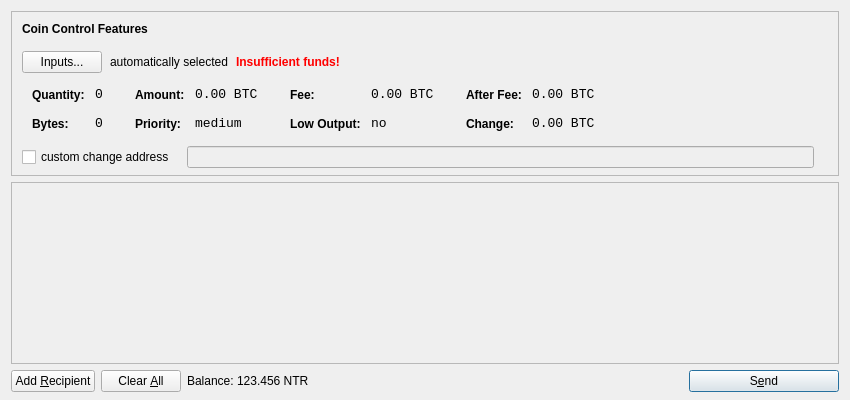
<?xml version="1.0" encoding="UTF-8"?>
<ui version="4.0">
 <class>SendCoinsDialog</class>
 <widget class="QDialog" name="SendCoinsDialog">
  <property name="geometry">
   <rect>
    <x>0</x>
    <y>0</y>
    <width>850</width>
    <height>400</height>
   </rect>
  </property>
  <property name="windowTitle">
   <string>Send Coins</string>
  </property>
  <layout class="QVBoxLayout" name="verticalLayout" stretch="0,1,0">
   <property name="bottomMargin">
    <number>8</number>
   </property>
   <item>
    <widget class="QFrame" name="frameCoinControl">
     <property name="sizePolicy">
      <sizepolicy hsizetype="Expanding" vsizetype="Expanding">
       <horstretch>0</horstretch>
       <verstretch>0</verstretch>
      </sizepolicy>
     </property>
     <property name="maximumSize">
      <size>
       <width>16777215</width>
       <height>16777215</height>
      </size>
     </property>
     <property name="frameShape">
      <enum>QFrame::StyledPanel</enum>
     </property>
     <property name="frameShadow">
      <enum>QFrame::Sunken</enum>
     </property>
     <layout class="QVBoxLayout" name="verticalLayoutCoinControl2">
      <property name="spacing">
       <number>-1</number>
      </property>
      <property name="leftMargin">
       <number>0</number>
      </property>
      <property name="topMargin">
       <number>0</number>
      </property>
      <property name="rightMargin">
       <number>0</number>
      </property>
      <property name="bottomMargin">
       <number>6</number>
      </property>
      <item>
       <layout class="QVBoxLayout" name="verticalLayoutCoinControl" stretch="0,0,0,0,1">
        <property name="spacing">
         <number>0</number>
        </property>
        <property name="leftMargin">
         <number>10</number>
        </property>
        <property name="topMargin">
         <number>10</number>
        </property>
        <item>
         <layout class="QHBoxLayout" name="horizontalLayoutCoinControl1">
          <property name="bottomMargin">
           <number>15</number>
          </property>
          <item>
           <widget class="QLabel" name="labelCoinControlFeatures">
            <property name="sizePolicy">
             <sizepolicy hsizetype="Preferred" vsizetype="Maximum">
              <horstretch>0</horstretch>
              <verstretch>0</verstretch>
             </sizepolicy>
            </property>
            <property name="font">
             <font>
              <weight>75</weight>
              <bold>true</bold>
             </font>
            </property>
            <property name="styleSheet">
             <string notr="true">font-weight:bold;</string>
            </property>
            <property name="text">
             <string>Coin Control Features</string>
            </property>
           </widget>
          </item>
         </layout>
        </item>
        <item>
         <layout class="QHBoxLayout" name="horizontalLayoutCoinControl2" stretch="0,0,0,0">
          <property name="spacing">
           <number>8</number>
          </property>
          <property name="bottomMargin">
           <number>10</number>
          </property>
          <item>
           <widget class="QPushButton" name="pushButtonCoinControl">
            <property name="styleSheet">
             <string notr="true"/>
            </property>
            <property name="text">
             <string>Inputs...</string>
            </property>
           </widget>
          </item>
          <item>
           <widget class="QLabel" name="labelCoinControlAutomaticallySelected">
            <property name="text">
             <string>automatically selected</string>
            </property>
            <property name="margin">
             <number>5</number>
            </property>
           </widget>
          </item>
          <item>
           <widget class="QLabel" name="labelCoinControlInsuffFunds">
            <property name="font">
             <font>
              <weight>75</weight>
              <bold>true</bold>
             </font>
            </property>
            <property name="styleSheet">
             <string notr="true">color:red;font-weight:bold;</string>
            </property>
            <property name="text">
             <string>Insufficient funds!</string>
            </property>
            <property name="margin">
             <number>5</number>
            </property>
           </widget>
          </item>
          <item>
           <spacer name="horizontalSpacerCoinControl">
            <property name="orientation">
             <enum>Qt::Horizontal</enum>
            </property>
            <property name="sizeHint" stdset="0">
             <size>
              <width>40</width>
              <height>1</height>
             </size>
            </property>
           </spacer>
          </item>
         </layout>
        </item>
        <item>
         <widget class="QWidget" name="widgetCoinControl" native="true">
          <property name="sizePolicy">
           <sizepolicy hsizetype="Preferred" vsizetype="Preferred">
            <horstretch>0</horstretch>
            <verstretch>0</verstretch>
           </sizepolicy>
          </property>
          <property name="minimumSize">
           <size>
            <width>0</width>
            <height>0</height>
           </size>
          </property>
          <property name="styleSheet">
           <string notr="true"/>
          </property>
          <layout class="QHBoxLayout" name="horizontalLayoutCoinControl5">
           <property name="margin">
            <number>0</number>
           </property>
           <item>
            <layout class="QHBoxLayout" name="horizontalLayoutCoinControl3" stretch="0,0,0,1">
             <property name="spacing">
              <number>20</number>
             </property>
             <property name="topMargin">
              <number>0</number>
             </property>
             <property name="bottomMargin">
              <number>10</number>
             </property>
             <item>
              <layout class="QFormLayout" name="formLayoutCoinControl1">
               <property name="horizontalSpacing">
                <number>10</number>
               </property>
               <property name="verticalSpacing">
                <number>14</number>
               </property>
               <property name="leftMargin">
                <number>10</number>
               </property>
               <property name="topMargin">
                <number>4</number>
               </property>
               <property name="rightMargin">
                <number>6</number>
               </property>
               <item row="0" column="0">
                <widget class="QLabel" name="labelCoinControlQuantityText">
                 <property name="styleSheet">
                  <string notr="true">font-weight:bold;</string>
                 </property>
                 <property name="text">
                  <string>Quantity:</string>
                 </property>
                 <property name="margin">
                  <number>0</number>
                 </property>
                </widget>
               </item>
               <item row="0" column="1">
                <widget class="QLabel" name="labelCoinControlQuantity">
                 <property name="font">
                  <font>
                   <family>Monospace</family>
                   <pointsize>10</pointsize>
                  </font>
                 </property>
                 <property name="cursor">
                  <cursorShape>IBeamCursor</cursorShape>
                 </property>
                 <property name="contextMenuPolicy">
                  <enum>Qt::ActionsContextMenu</enum>
                 </property>
                 <property name="text">
                  <string notr="true">0</string>
                 </property>
                 <property name="margin">
                  <number>0</number>
                 </property>
                 <property name="textInteractionFlags">
                  <set>Qt::LinksAccessibleByMouse|Qt::TextSelectableByKeyboard|Qt::TextSelectableByMouse</set>
                 </property>
                </widget>
               </item>
               <item row="1" column="0">
                <widget class="QLabel" name="labelCoinControlBytesText">
                 <property name="styleSheet">
                  <string notr="true">font-weight:bold;</string>
                 </property>
                 <property name="text">
                  <string>Bytes:</string>
                 </property>
                </widget>
               </item>
               <item row="1" column="1">
                <widget class="QLabel" name="labelCoinControlBytes">
                 <property name="font">
                  <font>
                   <family>Monospace</family>
                   <pointsize>10</pointsize>
                  </font>
                 </property>
                 <property name="cursor">
                  <cursorShape>IBeamCursor</cursorShape>
                 </property>
                 <property name="contextMenuPolicy">
                  <enum>Qt::ActionsContextMenu</enum>
                 </property>
                 <property name="text">
                  <string notr="true">0</string>
                 </property>
                 <property name="textInteractionFlags">
                  <set>Qt::LinksAccessibleByMouse|Qt::TextSelectableByKeyboard|Qt::TextSelectableByMouse</set>
                 </property>
                </widget>
               </item>
              </layout>
             </item>
             <item>
              <layout class="QFormLayout" name="formLayoutCoinControl2">
               <property name="horizontalSpacing">
                <number>10</number>
               </property>
               <property name="verticalSpacing">
                <number>14</number>
               </property>
               <property name="leftMargin">
                <number>6</number>
               </property>
               <property name="topMargin">
                <number>4</number>
               </property>
               <property name="rightMargin">
                <number>6</number>
               </property>
               <item row="0" column="0">
                <widget class="QLabel" name="labelCoinControlAmountText">
                 <property name="styleSheet">
                  <string notr="true">font-weight:bold;</string>
                 </property>
                 <property name="text">
                  <string>Amount:</string>
                 </property>
                 <property name="margin">
                  <number>0</number>
                 </property>
                </widget>
               </item>
               <item row="0" column="1">
                <widget class="QLabel" name="labelCoinControlAmount">
                 <property name="font">
                  <font>
                   <family>Monospace</family>
                   <pointsize>10</pointsize>
                  </font>
                 </property>
                 <property name="cursor">
                  <cursorShape>IBeamCursor</cursorShape>
                 </property>
                 <property name="contextMenuPolicy">
                  <enum>Qt::ActionsContextMenu</enum>
                 </property>
                 <property name="text">
                  <string notr="true">0.00 BTC</string>
                 </property>
                 <property name="textInteractionFlags">
                  <set>Qt::LinksAccessibleByMouse|Qt::TextSelectableByKeyboard|Qt::TextSelectableByMouse</set>
                 </property>
                </widget>
               </item>
               <item row="1" column="0">
                <widget class="QLabel" name="labelCoinControlPriorityText">
                 <property name="styleSheet">
                  <string notr="true">font-weight:bold;</string>
                 </property>
                 <property name="text">
                  <string>Priority:</string>
                 </property>
                </widget>
               </item>
               <item row="1" column="1">
                <widget class="QLabel" name="labelCoinControlPriority">
                 <property name="font">
                  <font>
                   <family>Monospace</family>
                   <pointsize>10</pointsize>
                  </font>
                 </property>
                 <property name="cursor">
                  <cursorShape>IBeamCursor</cursorShape>
                 </property>
                 <property name="contextMenuPolicy">
                  <enum>Qt::ActionsContextMenu</enum>
                 </property>
                 <property name="text">
                  <string>medium</string>
                 </property>
                 <property name="textInteractionFlags">
                  <set>Qt::LinksAccessibleByMouse|Qt::TextSelectableByKeyboard|Qt::TextSelectableByMouse</set>
                 </property>
                </widget>
               </item>
              </layout>
             </item>
             <item>
              <layout class="QFormLayout" name="formLayoutCoinControl3">
               <property name="horizontalSpacing">
                <number>10</number>
               </property>
               <property name="verticalSpacing">
                <number>14</number>
               </property>
               <property name="leftMargin">
                <number>6</number>
               </property>
               <property name="topMargin">
                <number>4</number>
               </property>
               <property name="rightMargin">
                <number>6</number>
               </property>
               <item row="0" column="0">
                <widget class="QLabel" name="labelCoinControlFeeText">
                 <property name="styleSheet">
                  <string notr="true">font-weight:bold;</string>
                 </property>
                 <property name="text">
                  <string>Fee:</string>
                 </property>
                 <property name="margin">
                  <number>0</number>
                 </property>
                </widget>
               </item>
               <item row="0" column="1">
                <widget class="QLabel" name="labelCoinControlFee">
                 <property name="font">
                  <font>
                   <family>Monospace</family>
                   <pointsize>10</pointsize>
                  </font>
                 </property>
                 <property name="cursor">
                  <cursorShape>IBeamCursor</cursorShape>
                 </property>
                 <property name="contextMenuPolicy">
                  <enum>Qt::ActionsContextMenu</enum>
                 </property>
                 <property name="text">
                  <string notr="true">0.00 BTC</string>
                 </property>
                 <property name="textInteractionFlags">
                  <set>Qt::LinksAccessibleByMouse|Qt::TextSelectableByKeyboard|Qt::TextSelectableByMouse</set>
                 </property>
                </widget>
               </item>
               <item row="1" column="0">
                <widget class="QLabel" name="labelCoinControlLowOutputText">
                 <property name="styleSheet">
                  <string notr="true">font-weight:bold;</string>
                 </property>
                 <property name="text">
                  <string>Low Output:</string>
                 </property>
                </widget>
               </item>
               <item row="1" column="1">
                <widget class="QLabel" name="labelCoinControlLowOutput">
                 <property name="font">
                  <font>
                   <family>Monospace</family>
                   <pointsize>10</pointsize>
                  </font>
                 </property>
                 <property name="cursor">
                  <cursorShape>IBeamCursor</cursorShape>
                 </property>
                 <property name="contextMenuPolicy">
                  <enum>Qt::ActionsContextMenu</enum>
                 </property>
                 <property name="text">
                  <string>no</string>
                 </property>
                 <property name="textInteractionFlags">
                  <set>Qt::LinksAccessibleByMouse|Qt::TextSelectableByKeyboard|Qt::TextSelectableByMouse</set>
                 </property>
                </widget>
               </item>
              </layout>
             </item>
             <item>
              <layout class="QFormLayout" name="formLayoutCoinControl4">
               <property name="horizontalSpacing">
                <number>10</number>
               </property>
               <property name="verticalSpacing">
                <number>14</number>
               </property>
               <property name="leftMargin">
                <number>6</number>
               </property>
               <property name="topMargin">
                <number>4</number>
               </property>
               <property name="rightMargin">
                <number>6</number>
               </property>
               <item row="0" column="0">
                <widget class="QLabel" name="labelCoinControlAfterFeeText">
                 <property name="styleSheet">
                  <string notr="true">font-weight:bold;</string>
                 </property>
                 <property name="text">
                  <string>After Fee:</string>
                 </property>
                 <property name="margin">
                  <number>0</number>
                 </property>
                </widget>
               </item>
               <item row="0" column="1">
                <widget class="QLabel" name="labelCoinControlAfterFee">
                 <property name="font">
                  <font>
                   <family>Monospace</family>
                   <pointsize>10</pointsize>
                  </font>
                 </property>
                 <property name="cursor">
                  <cursorShape>IBeamCursor</cursorShape>
                 </property>
                 <property name="contextMenuPolicy">
                  <enum>Qt::ActionsContextMenu</enum>
                 </property>
                 <property name="text">
                  <string notr="true">0.00 BTC</string>
                 </property>
                 <property name="textInteractionFlags">
                  <set>Qt::LinksAccessibleByMouse|Qt::TextSelectableByKeyboard|Qt::TextSelectableByMouse</set>
                 </property>
                </widget>
               </item>
               <item row="1" column="0">
                <widget class="QLabel" name="labelCoinControlChangeText">
                 <property name="styleSheet">
                  <string notr="true">font-weight:bold;</string>
                 </property>
                 <property name="text">
                  <string>Change:</string>
                 </property>
                </widget>
               </item>
               <item row="1" column="1">
                <widget class="QLabel" name="labelCoinControlChange">
                 <property name="font">
                  <font>
                   <family>Monospace</family>
                   <pointsize>10</pointsize>
                  </font>
                 </property>
                 <property name="cursor">
                  <cursorShape>IBeamCursor</cursorShape>
                 </property>
                 <property name="contextMenuPolicy">
                  <enum>Qt::ActionsContextMenu</enum>
                 </property>
                 <property name="text">
                  <string notr="true">0.00 BTC</string>
                 </property>
                 <property name="textInteractionFlags">
                  <set>Qt::LinksAccessibleByMouse|Qt::TextSelectableByKeyboard|Qt::TextSelectableByMouse</set>
                 </property>
                </widget>
               </item>
              </layout>
             </item>
            </layout>
           </item>
          </layout>
         </widget>
        </item>
        <item>
         <layout class="QHBoxLayout" name="horizontalLayoutCoinControl4" stretch="0,0,0">
          <property name="spacing">
           <number>12</number>
          </property>
          <property name="sizeConstraint">
           <enum>QLayout::SetDefaultConstraint</enum>
          </property>
          <property name="topMargin">
           <number>5</number>
          </property>
          <property name="rightMargin">
           <number>5</number>
          </property>
          <item>
           <widget class="QCheckBox" name="checkBoxCoinControlChange">
            <property name="text">
             <string>custom change address</string>
            </property>
           </widget>
          </item>
          <item>
           <widget class="QLineEdit" name="lineEditCoinControlChange">
            <property name="enabled">
             <bool>false</bool>
            </property>
            <property name="sizePolicy">
             <sizepolicy hsizetype="Expanding" vsizetype="Fixed">
              <horstretch>0</horstretch>
              <verstretch>0</verstretch>
             </sizepolicy>
            </property>
           </widget>
          </item>
          <item>
           <widget class="QLabel" name="labelCoinControlChangeLabel">
            <property name="sizePolicy">
             <sizepolicy hsizetype="Preferred" vsizetype="Expanding">
              <horstretch>0</horstretch>
              <verstretch>0</verstretch>
             </sizepolicy>
            </property>
            <property name="minimumSize">
             <size>
              <width>0</width>
              <height>0</height>
             </size>
            </property>
            <property name="text">
             <string/>
            </property>
            <property name="margin">
             <number>3</number>
            </property>
           </widget>
          </item>
         </layout>
        </item>
        <item>
         <spacer name="verticalSpacerCoinControl">
          <property name="orientation">
           <enum>Qt::Vertical</enum>
          </property>
          <property name="sizeHint" stdset="0">
           <size>
            <width>800</width>
            <height>1</height>
           </size>
          </property>
         </spacer>
        </item>
       </layout>
      </item>
     </layout>
    </widget>
   </item>
   <item>
    <widget class="QScrollArea" name="scrollArea">
     <property name="widgetResizable">
      <bool>true</bool>
     </property>
     <widget class="QWidget" name="scrollAreaWidgetContents">
      <property name="geometry">
       <rect>
        <x>0</x>
        <y>0</y>
        <width>830</width>
        <height>165</height>
       </rect>
      </property>
      <layout class="QVBoxLayout" name="verticalLayout_2">
       <property name="margin">
        <number>0</number>
       </property>
       <item>
        <layout class="QVBoxLayout" name="entries">
         <property name="spacing">
          <number>6</number>
         </property>
        </layout>
       </item>
       <item>
        <spacer name="verticalSpacer">
         <property name="orientation">
          <enum>Qt::Vertical</enum>
         </property>
         <property name="sizeHint" stdset="0">
          <size>
           <width>20</width>
           <height>40</height>
          </size>
         </property>
        </spacer>
       </item>
      </layout>
     </widget>
    </widget>
   </item>
   <item>
    <layout class="QHBoxLayout" name="horizontalLayout">
     <item>
      <widget class="QPushButton" name="addButton">
       <property name="toolTip">
        <string>Send to multiple recipients at once</string>
       </property>
       <property name="text">
        <string>Add &amp;Recipient</string>
       </property>
       <property name="icon">
        <iconset resource="../bitcoin.qrc">
         <normaloff>:/icons/add</normaloff>:/icons/add</iconset>
       </property>
       <property name="autoDefault">
        <bool>false</bool>
       </property>
      </widget>
     </item>
     <item>
      <widget class="QPushButton" name="clearButton">
       <property name="sizePolicy">
        <sizepolicy hsizetype="Minimum" vsizetype="Fixed">
         <horstretch>0</horstretch>
         <verstretch>0</verstretch>
        </sizepolicy>
       </property>
       <property name="toolTip">
        <string>Remove all transaction fields</string>
       </property>
       <property name="text">
        <string>Clear &amp;All</string>
       </property>
       <property name="icon">
        <iconset resource="../bitcoin.qrc">
         <normaloff>:/icons/remove</normaloff>:/icons/remove</iconset>
       </property>
       <property name="autoRepeatDelay">
        <number>300</number>
       </property>
       <property name="autoDefault">
        <bool>false</bool>
       </property>
      </widget>
     </item>
     <item>
      <layout class="QHBoxLayout" name="horizontalLayout_2">
       <property name="spacing">
        <number>3</number>
       </property>
       <item>
        <widget class="QLabel" name="label">
         <property name="text">
          <string>Balance:</string>
         </property>
        </widget>
       </item>
       <item>
        <widget class="QLabel" name="labelBalance">
         <property name="cursor">
          <cursorShape>IBeamCursor</cursorShape>
         </property>
         <property name="text">
          <string>123.456 NTR</string>
         </property>
         <property name="textInteractionFlags">
          <set>Qt::LinksAccessibleByMouse|Qt::TextSelectableByKeyboard|Qt::TextSelectableByMouse</set>
         </property>
        </widget>
       </item>
      </layout>
     </item>
     <item>
      <spacer name="horizontalSpacer">
       <property name="orientation">
        <enum>Qt::Horizontal</enum>
       </property>
       <property name="sizeHint" stdset="0">
        <size>
         <width>40</width>
         <height>20</height>
        </size>
       </property>
      </spacer>
     </item>
     <item>
      <widget class="QPushButton" name="sendButton">
       <property name="minimumSize">
        <size>
         <width>150</width>
         <height>0</height>
        </size>
       </property>
       <property name="toolTip">
        <string>Confirm the send action</string>
       </property>
       <property name="text">
        <string>S&amp;end</string>
       </property>
       <property name="icon">
        <iconset resource="../bitcoin.qrc">
         <normaloff>:/icons/send</normaloff>:/icons/send</iconset>
       </property>
       <property name="default">
        <bool>true</bool>
       </property>
      </widget>
     </item>
    </layout>
   </item>
  </layout>
 </widget>
 <resources>
  <include location="../bitcoin.qrc"/>
 </resources>
 <connections/>
</ui>
